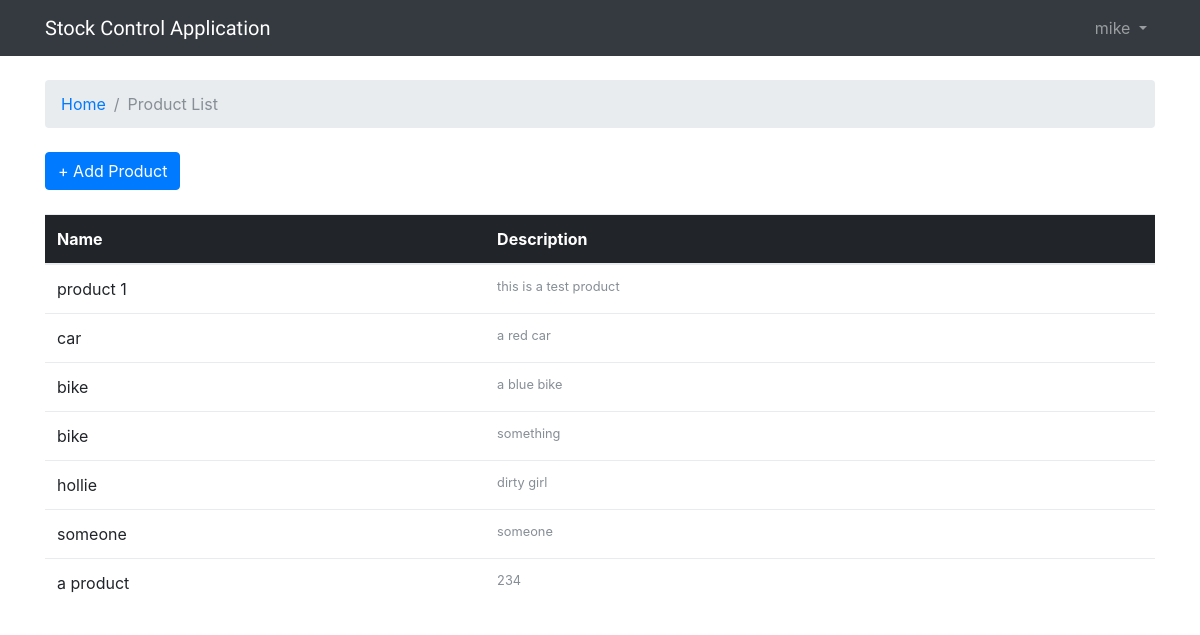
The page /list (signed in) on the database its author committed.
### stockcontrol/models.py (models this page shows, shortened)
class Product(models.Model):
    name = models.CharField(max_length=30)
    description = models.CharField(max_length=100)
    SKU = models.CharField(max_length=10, unique='true')

### stockcontrol/views.py (the view)
# urls.py: url(r'^list', views.product_list, name='product_list'),
@login_required
def product_list(request):
    products = Product.objects.all()
    return render(request, 'product_list.html', {'products': products})

### templates/product_list.html
{% extends 'base.html' %}
{% block breadcrumb %}
  <li class="breadcrumb-item"><a href="{% url 'home' %}">Home</a></li>
  <li class="breadcrumb-item active">Product List</li>
{% endblock %}
{% block content %}
  <div class="mb-4">
    <a href="{% url 'new_product' %}" class="btn btn-primary">+ Add Product</a>
  </div>
  <table class="table">
    <thead class="thead-inverse">
      <tr>
        <th>Name</th>
        <th>Description</th>
      </tr>
    </thead>
    <tbody>
      {% for product in products %}
        <tr>
          <td>
            {{ product.name }}
          </td>
          <td>
              <small class="text-muted d-block">{{ product.description }}</small>
          </td>
        </tr>
      {% endfor %}
    </tbody>
  </table>
{% endblock %}

### templates/base.html (shortened to what this page needs)
{% load static %}<!DOCTYPE html>
<html>
  <head>
    <link rel="stylesheet" href="{% static 'css/bootstrap.min.css' %}">
    <link rel="stylesheet" href="{% static 'css/app.css' %}">
  </head>
  <body>
  {% block body %}
  <nav class="navbar navbar-expand-sm navbar-dark bg-dark">
      <div class="container">
          <a class="navbar-brand" href="{% url 'home' %}">Stock Control Application</a>
          <div class="collapse navbar-collapse" id="mainMenu">
              {% if user.is_authenticated %}
        <ul class="navbar-nav ml-auto">
            <li class="nav-item dropdown">
                <a class="nav-link dropdown-toggle" href="#" id="userMenu" data-toggle="dropdown" aria-haspopup="true"
                   aria-expanded="false">
                    {{ user.username }}
                </a>
          </li>
        </ul>
              {% else %}
              <form class="form-inline ml-auto">
                  <a href="{% url 'login' %}" class="btn btn-outline-secondary">Log in</a>
                  <a href="{% url 'signup' %}" class="btn btn-primary ml-2">Sign up</a>
              </form>
              {% endif %}
          </div>
      </div>
  </nav>
  <div class="container">
    <ol class="breadcrumb my-4">
      {% block breadcrumb %}
      {% endblock %}
    </ol>
    {% block content %}
    {% endblock %}
  </div>
  {% endblock body %}
  </body>
</html>

### static/css/app.css (style rules this page uses)
.navbar-brand { font-family: 'Comfortaa', cursive; }

### rows shown on the page
Product: name "product 1", description "this is a test product"
Product: name "car", description "a red car"
Product: name "bike", description "a blue bike"
Product: name "bike", description "something"
Product: name "hollie", description "dirty girl"
Product: name "someone", description "someone"
Product: name "a product", description "234"

### other values the page prints
{{ user.username }} "mike"
